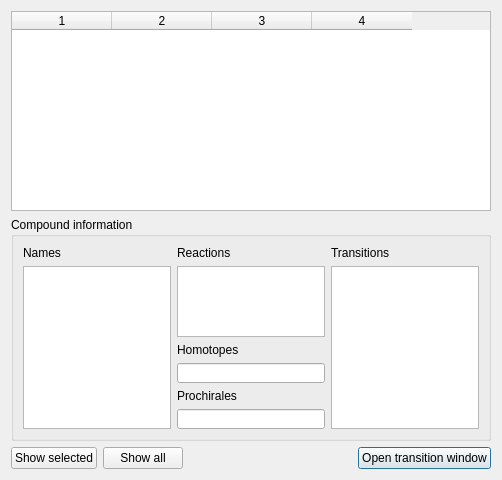
<ui version="4.0" >
 <class>BrowseCompoundsWidgetClass</class>
 <widget class="QDockWidget" name="BrowseCompoundsWidgetClass" >
  <property name="geometry" >
   <rect>
    <x>0</x>
    <y>0</y>
    <width>502</width>
    <height>480</height>
   </rect>
  </property>
  <property name="sizePolicy" >
   <sizepolicy vsizetype="Maximum" hsizetype="Maximum" >
    <horstretch>0</horstretch>
    <verstretch>0</verstretch>
   </sizepolicy>
  </property>
  <property name="features" >
   <set>QDockWidget::AllDockWidgetFeatures</set>
  </property>
  <property name="allowedAreas" >
   <set>Qt::LeftDockWidgetArea</set>
  </property>
  <property name="windowTitle" >
   <string>Compounds</string>
  </property>
  <widget class="QWidget" name="widget" >
   <property name="geometry" >
    <rect>
     <x>0</x>
     <y>22</y>
     <width>502</width>
     <height>458</height>
    </rect>
   </property>
   <layout class="QGridLayout" >
    <item row="2" column="0" >
     <layout class="QHBoxLayout" >
      <property name="spacing" >
       <number>6</number>
      </property>
      <property name="margin" >
       <number>0</number>
      </property>
      <item>
       <widget class="QPushButton" name="pushButton_3" >
        <property name="maximumSize" >
         <size>
          <width>100</width>
          <height>16777215</height>
         </size>
        </property>
        <property name="text" >
         <string>Show selected</string>
        </property>
       </widget>
      </item>
      <item>
       <widget class="QPushButton" name="pushButton_2" >
        <property name="maximumSize" >
         <size>
          <width>100</width>
          <height>16777215</height>
         </size>
        </property>
        <property name="text" >
         <string>Show all</string>
        </property>
       </widget>
      </item>
     </layout>
    </item>
    <item row="0" column="0" colspan="3" >
     <widget class="QTableWidget" name="tableWidget" >
      <property name="minimumSize" >
       <size>
        <width>0</width>
        <height>200</height>
       </size>
      </property>
      <property name="editTriggers" >
       <set>QAbstractItemView::NoEditTriggers</set>
      </property>
      <property name="selectionMode" >
       <enum>QAbstractItemView::SingleSelection</enum>
      </property>
      <property name="columnCount" >
       <number>4</number>
      </property>
      <column/>
      <column/>
      <column/>
      <column/>
     </widget>
    </item>
    <item row="1" column="0" colspan="3" >
     <widget class="QGroupBox" name="groupBox" >
      <property name="minimumSize" >
       <size>
        <width>0</width>
        <height>100</height>
       </size>
      </property>
      <property name="title" >
       <string>Compound information</string>
      </property>
      <layout class="QVBoxLayout" >
       <property name="spacing" >
        <number>6</number>
       </property>
       <property name="margin" >
        <number>9</number>
       </property>
       <item>
        <layout class="QGridLayout" >
         <property name="margin" >
          <number>0</number>
         </property>
         <property name="spacing" >
          <number>6</number>
         </property>
         <item rowspan="6" row="1" column="0" >
          <widget class="QListWidget" name="listWidget" />
         </item>
         <item row="0" column="0" >
          <widget class="QLabel" name="label" >
           <property name="text" >
            <string>Names</string>
           </property>
          </widget>
         </item>
         <item rowspan="2" row="1" column="1" >
          <widget class="QListWidget" name="listWidget_2" />
         </item>
         <item rowspan="6" row="1" column="2" >
          <widget class="QListWidget" name="listWidget_3" />
         </item>
         <item row="0" column="2" >
          <widget class="QLabel" name="label_6" >
           <property name="text" >
            <string>Transitions</string>
           </property>
          </widget>
         </item>
         <item row="0" column="1" >
          <widget class="QLabel" name="label_2" >
           <property name="text" >
            <string>Reactions</string>
           </property>
          </widget>
         </item>
         <item row="6" column="1" >
          <widget class="QLineEdit" name="lineEdit" >
           <property name="minimumSize" >
            <size>
             <width>0</width>
             <height>20</height>
            </size>
           </property>
          </widget>
         </item>
         <item row="5" column="1" >
          <widget class="QLabel" name="label_3" >
           <property name="text" >
            <string>Prochirales</string>
           </property>
          </widget>
         </item>
         <item row="3" column="1" >
          <widget class="QLabel" name="label_4" >
           <property name="text" >
            <string>Homotopes</string>
           </property>
          </widget>
         </item>
         <item row="4" column="1" >
          <widget class="QLineEdit" name="lineEdit_2" >
           <property name="minimumSize" >
            <size>
             <width>0</width>
             <height>20</height>
            </size>
           </property>
          </widget>
         </item>
        </layout>
       </item>
      </layout>
     </widget>
    </item>
    <item row="2" column="2" >
     <widget class="QPushButton" name="pushButton_4" >
      <property name="maximumSize" >
       <size>
        <width>141</width>
        <height>16777215</height>
       </size>
      </property>
      <property name="text" >
       <string>Open transition window</string>
      </property>
      <property name="default" >
       <bool>true</bool>
      </property>
     </widget>
    </item>
    <item row="2" column="1" >
     <spacer>
      <property name="orientation" >
       <enum>Qt::Horizontal</enum>
      </property>
      <property name="sizeHint" stdset="0" >
       <size>
        <width>111</width>
        <height>20</height>
       </size>
      </property>
     </spacer>
    </item>
   </layout>
   <zorder>tableWidget</zorder>
   <zorder>groupBox</zorder>
   <zorder>pushButton_4</zorder>
   <zorder></zorder>
  </widget>
 </widget>
 <layoutdefault spacing="6" margin="11" />
 <resources/>
 <connections/>
</ui>
